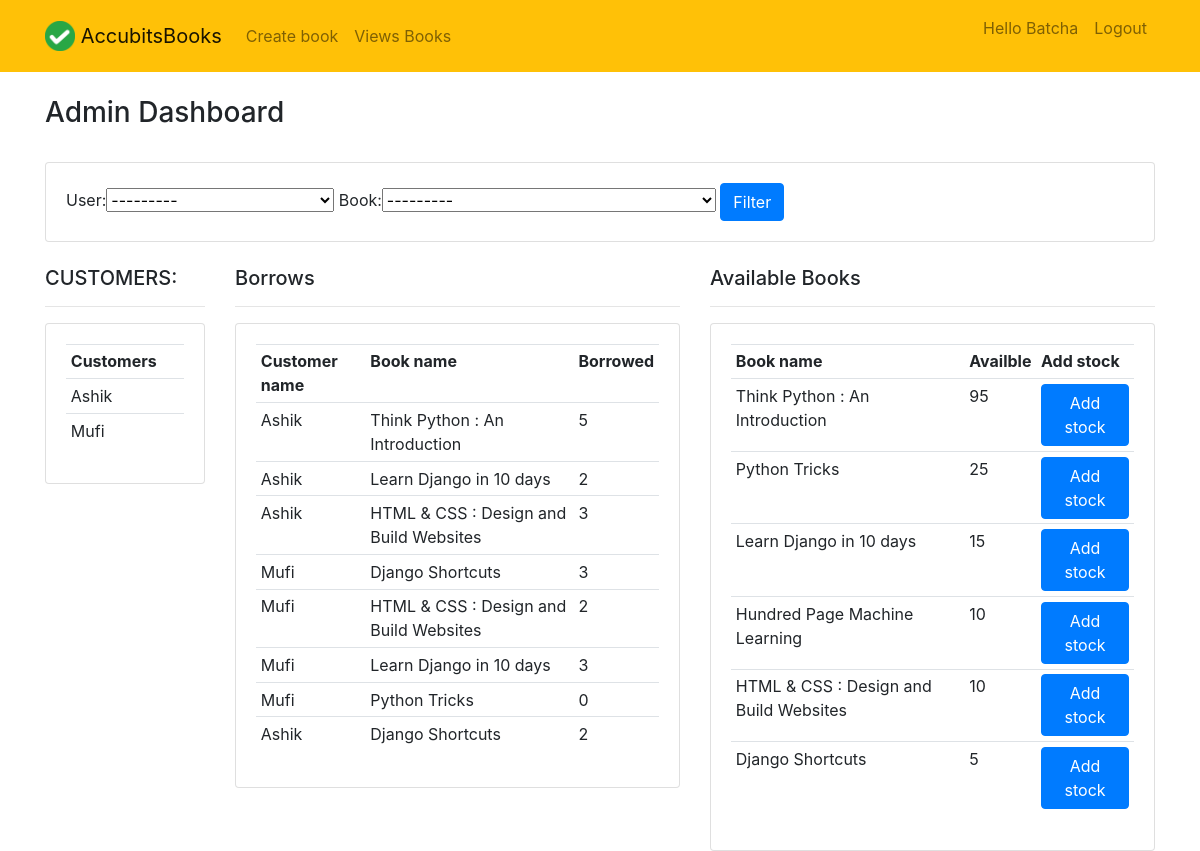
The page /dashboard/ (signed in) on the database its author committed.
### inventory/models.py (models this page shows, shortened)
class Borrow(models.Model):
    user = models.ForeignKey(User, null=True, on_delete=models.SET_NULL)
    book = models.ForeignKey(Books, null=True, on_delete=models.SET_NULL)
    quantity = models.IntegerField(default=1)

class Books(models.Model):
    book_name = models.CharField(max_length=200)
    author = models.CharField(max_length=200, null=True, blank=True)
    book_count = models.IntegerField(null=True, blank=True, default=1)
    def __str__(self):
        return self.book_name

### inventory/decorators.py (the view)
    def wrapper_func(request, *args, **kwargs):
        if request.user.is_staff:
            return view_func(request, *args, **kwargs)
        else:
            return redirect('user-page')

### inventory/views.py (called while the page is built)
@login_required(login_url="login")
@admin_only
def dashboard(request):
    users = User.objects.filter(is_staff=False)
    borrows = Borrow.objects.all()
    myFilter = BorrowFilter(request.GET, queryset=borrows)
    borrows = myFilter.qs
    books = Books.objects.all().order_by('-book_count')
    context = {"users": users, "borrows": borrows,
               "books": books, "myFilter": myFilter}
    return render(request, 'inventory/dashboard.html', context)

### inventory/templates/inventory/dashboard.html (shortened to what this page needs)
{% extends "inventory/main.html" %}
{% load crispy_forms_tags %}
{% block content %}
<br>
<h3>Admin Dashboard</h3>
<br>
<div class="row">
	<div class="col-md-12">
		<div class="card card-body">
			<form method="get">
				{{myFilter.form}}
				<input type="submit" class="btn btn-primary" value="Filter">
			</form>
		</div>
	</div>
</div>
<br>
<div class="row">
	<div class="col-md-2">
		<h5>CUSTOMERS:</h5>
		<hr>
		<div class="card card-body">
			<table class="table table-sm">
				<tr>
					<th>Customers</th>
				</tr>
				{% for user in users %}
				<tr>
					<td>{{user.first_name.capitalize}}</td>
				</tr>
				{% endfor %}
			</table>
		</div>
	</div>
	<div class="col-md-5">
		<h5>Borrows</h5>
		<hr>
		<div class="card card-body">
			<table class="table table-sm">
				<tr>
          <th scope="col">Customer name</th>
          <th scope="col">Book name</th>
          <th scope="col">Borrowed</th>
				</tr>
				{% for borrow in borrows %}
				<tr>
					<td>{{borrow.user.first_name.capitalize}}</td>
					<td>{{borrow.book.book_name}}</td>
					<td>{{borrow.quantity}}</td>
        </tr>
				{% endfor %}
			</table>
		</div>
	</div>
  	<div class="col-md-5">
  		<h5>Available Books</h5>
  		<hr>
  		<div class="card card-body">
  			<table class="table table-sm">
  				<tr>
            <th scope="col">Book name</th>
            <th scope="col">Availble</th>
            <th scope="col">Add stock</th>
  				</tr>
  				{% for book in books %}
  				<tr>
  					<td>{{book.book_name}}</td>
            {% if book.book_count == 0 %}
  					  <td style="background-color:orange;">{{book.book_count}}</td>
            {% else %}
              <td>{{book.book_count}}</td>
            {% endif %}
            <td><a class="btn btn-primary" href="{% url 'update_stock' book.id %}">Add stock</a></td>
          </tr>
  				{% endfor %}
  			</table>
  		</div>
  	</div>
</div>
{% endblock content %}

### inventory/templates/inventory/navbar.html (shortened to what this page needs)
{% load static %}
<nav class="navbar navbar-expand-md navbar-light bg-warning">
<div class="container">
    <a class="navbar-brand" href="{% url 'dashboard' %}">
         <img src="{% static 'images/logo.png' %}" width="30" height="30" class="d-inline-block align-top">
        <span>AccubitsBooks</span>
    </a>
    <div class="collapse navbar-collapse" id="navbarNav">
    {% if user.is_staff and user.is_authenticated %}
        <ul class="navbar-nav mr-auto">
                <li class="nav-item {{ current }}">
                    <a class="nav-link" href="{% url 'create_book' %}">Create book</a>
                </li>
                <li class="nav-item {{ completed }}">
                    <a class="nav-link" href="{% url 'view_books' %}">Views Books</a>
                </li>
        </ul>
    {% endif %}
    <ul class="navbar-nav ml-auto">
            {% if user.is_authenticated %}
                <li class="nav-item"><p class="nav-link">Hello {{request.user.first_name.capitalize}}</p></li>
                <li class="nav-item">
                    <a href="#" onclick="$('#signOutBtn').click()" class="nav-link">Logout</a>
                </li>
            {% endif %}
        </ul>
    </div>
</div>
</nav>

### rows shown on the page
Borrow: user.first_name "Ashik", book.book_name "Think Python : An Introduction", quantity "5"
Borrow: user.first_name "Ashik", book.book_name "Learn Django in 10 days", quantity "2"
Borrow: user.first_name "Ashik", book.book_name "HTML & CSS : Design and Build Websites", quantity "3"
Borrow: user.first_name "Mufi", book.book_name "Django Shortcuts", quantity "3"
Borrow: user.first_name "Mufi", book.book_name "HTML & CSS : Design and Build Websites", quantity "2"
Borrow: user.first_name "Mufi", book.book_name "Learn Django in 10 days", quantity "3"
Borrow: user.first_name "Mufi", book.book_name "Python Tricks", quantity "0"
Borrow: user.first_name "Ashik", book.book_name "Django Shortcuts", quantity "2"
Books: book_name "Think Python : An Introduction", book_count "95"
Books: book_name "Python Tricks", book_count "25"
Books: book_name "Learn Django in 10 days", book_count "15"
Books: book_name "Hundred Page Machine Learning", book_count "10"
Books: book_name "HTML & CSS : Design and Build Websites", book_count "10"
Books: book_name "Django Shortcuts", book_count "5"

### other values the page prints
{{ request.user.first_name.capitalize }} "Batcha"
{{ user.first_name.capitalize }} "Ashik"
{{ user.first_name.capitalize }} "Mufi"
